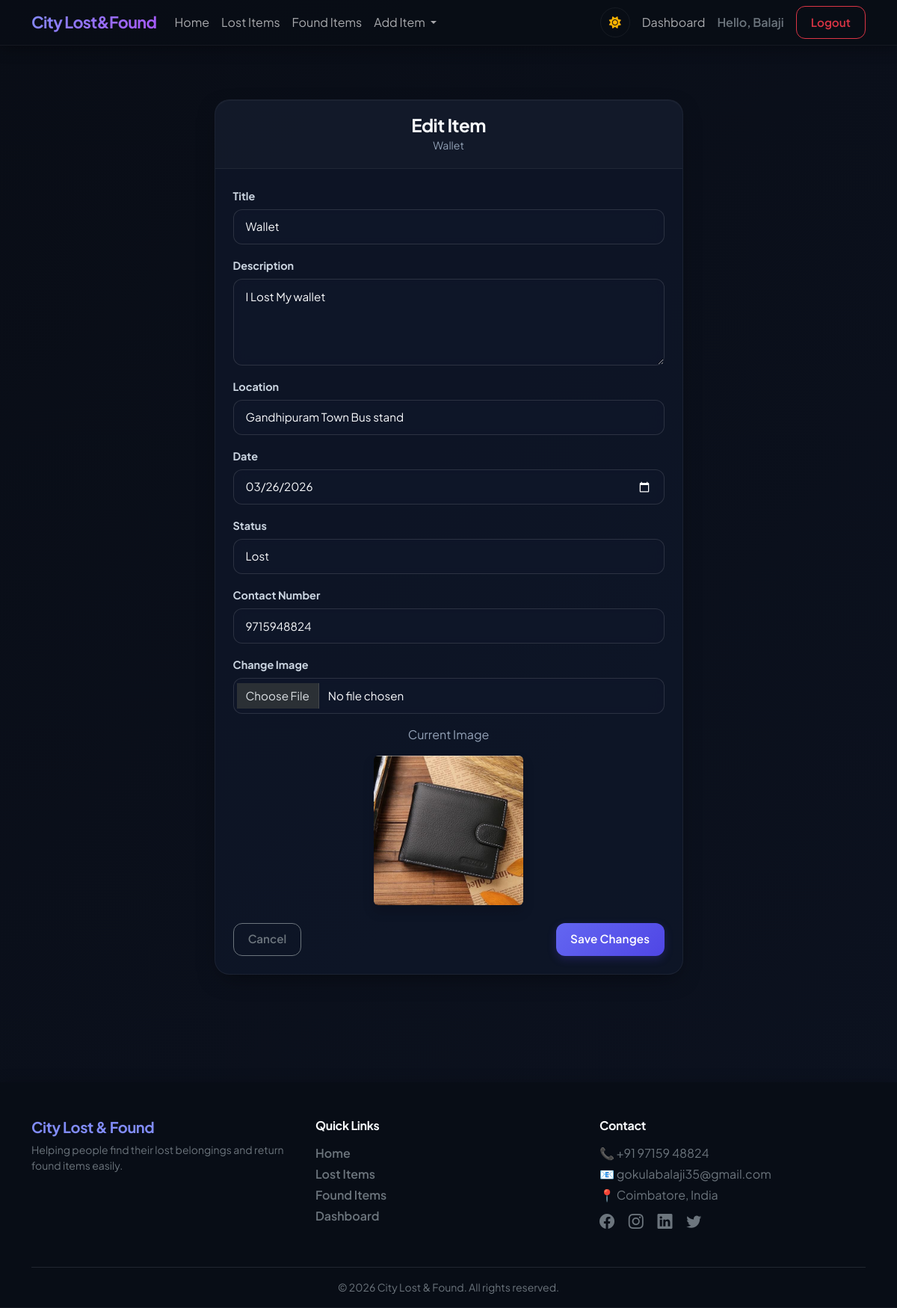
/item/17/edit/ (signed in), run on the app's committed database.
### items/models.py (models this page shows, shortened)
class Item(models.Model):
    STATUS_CHOICES = (
        ('lost', 'Lost'),
        ('found', 'Found'),
    )
    user = models.ForeignKey(User, on_delete=models.CASCADE, null=True, blank=True, related_name='items')
    title = models.CharField(max_length=100)
    description = models.TextField()
    location = models.CharField(max_length=100)
    date = models.DateField()
    contact_number = models.CharField(max_length=15, blank=True, null=True)
    status = models.CharField(max_length=10, choices=STATUS_CHOICES)
    image = models.ImageField(upload_to='items/', null=True, blank=True)

### items/views.py (the view)
# urls.py: path('item/<int:pk>/edit/', views.edit_item, name='edit_item'),
@login_required
@never_cache
def edit_item(request, pk):
    item = get_object_or_404(Item, pk=pk)
    if not (request.user.is_superuser or item.user == request.user):
     return HttpResponseForbidden("You are not allowed to edit this item")
    if request.method == 'POST':
        form = ItemForm(request.POST, request.FILES, instance=item)
        if form.is_valid():
            form.save()
            messages.success(request, "Item updated successfully!")
            return redirect('dashboard')
    else:
        form = ItemForm(instance=item)
    return render(request, 'edit_item.html', {'form': form, 'item': item})

### items/forms.py
class ItemForm(forms.ModelForm):
    class Meta:
        model = Item
        fields = [
            'title',
            'description',
            'location',
            'date',
            'status',
            'image',
            'contact_number'
        ]
        widgets = {
            'title': forms.TextInput(attrs={'class': 'form-control'}),
            'description': forms.Textarea(attrs={'class': 'form-control','rows':3}),
            'location': forms.TextInput(attrs={'class': 'form-control'}),
            'date': forms.DateInput(attrs={'class': 'form-control', 'type': 'date'}),
            'status': forms.Select(attrs={'class': 'form-control'}),
            'image': forms.ClearableFileInput(attrs={'class': 'form-control'}),
            'contact_number': forms.TextInput(attrs={
                'class': 'form-control',
                'placeholder': 'Enter contact number'
            }),
        }

### templates/edit_item.html (shortened to what this page needs)
{% extends 'index.html' %}
{% block content %}
<div class="container py-5">
    <div class="row justify-content-center">
        <div class="col-lg-7 col-md-9">
            <div class="glass-card shadow-lg">
                <div class="card-header text-center">
                    <h4 class="mb-0">Edit Item</h4>
                    <small class="text-muted">{{ item.title }}</small>
                </div>
                <div class="card-body p-4">
                    <form method="POST" enctype="multipart/form-data">
                        <div class="mb-3">
                            <label class="form-label fw-bold">Title</label>
                            <input type="text" name="title" class="form-control" value="{{ item.title }}">
                        </div>
                        <div class="mb-3">
                            <label class="form-label fw-bold">Description</label>
                            <textarea name="description" rows="4" class="form-control">{{ item.description }}</textarea>
                        </div>
                        <div class="mb-3">
                            <label class="form-label fw-bold">Location</label>
                            <input type="text" name="location" class="form-control" value="{{ item.location }}">
                        </div>
                        <div class="mb-3">
                            <label class="form-label fw-bold">Date</label>
                            <input type="date" name="date" class="form-control" value="{{ item.date|date:'Y-m-d' }}">
                        </div>
                        <div class="mb-3">
                            <label class="form-label fw-bold">Status</label>
                            <select name="status" class="form-select">
                                <option value="lost" {% if item.status == 'lost' %}selected{% endif %}>Lost</option>
                            </select>
                        </div>
                        <div class="mb-3">
                            <label class="form-label fw-bold">Contact Number</label>
                            {{ form.contact_number }}
                        </div>
                        <div class="mb-3">
                            <label class="form-label fw-bold">Change Image</label>
                            <input type="file" name="image" class="form-control">
                        </div>
                        {% if item.image %}
                        <div class="mb-4 text-center">
                            <p class="text-muted">Current Image</p>
                            <img src="{{ item.image.url }}" class="img-fluid rounded shadow" style="max-height: 200px;">
                        </div>
                        {% endif %}
                        <div class="d-flex justify-content-between mt-4">
                            <a href="{% url 'item_detail' item.id %}" class="btn btn-outline-secondary">
                                Cancel
                            </a>
                            <button type="submit" class="btn gradient-btn">
                                Save Changes
                            </button>
                        </div>
                    </form>
                </div>
            </div>
        </div>
    </div>
</div>
{% endblock %}

### templates/index.html (shortened to what this page needs)
{% load static %}
<!DOCTYPE html>
<html lang="en" data-bs-theme="light">
<head>
    <link href="https://cdn.jsdelivr.net/npm/bootstrap@5.3.2/dist/css/bootstrap.min.css" rel="stylesheet">
    <link href="https://cdn.jsdelivr.net/npm/bootstrap-icons@1.11.1/font/bootstrap-icons.css" rel="stylesheet">
    <link rel="stylesheet" href="https://cdnjs.cloudflare.com/ajax/libs/font-awesome/6.5.0/css/all.min.css">
    <link href="{% static 'css/style.css' %}" rel="stylesheet">
</head>
<body class="d-flex flex-column min-vh-100 {% block body_class %}{% endblock %} fade-in">
    <nav class="navbar navbar-expand-lg glass-nav sticky-top">
        <div class="container">
            <a class="navbar-brand fw-bold" href="{% url 'home' %}">City Lost&Found</a>
            <div class="collapse navbar-collapse" id="navbarNav">
                <ul class="navbar-nav me-auto">
                    <li class="nav-item">
                        <a class="nav-link" href="{% url 'home' %}">Home</a>
                    </li>
                    <li class="nav-item">
                        <a class="nav-link" href="{% url 'list_items' 'lost' %}">Lost Items</a>
                    </li>
                    <li class="nav-item">
                        <a class="nav-link" href="{% url 'list_items' 'found' %}">Found Items</a>
                    </li>
                    <li class="nav-item dropdown">
                        <a class="nav-link dropdown-toggle" href="#" data-bs-toggle="dropdown">
                            Add Item
                        </a>
                    </li>
                </ul>
                <ul class="navbar-nav align-items-center">
                    <li class="nav-item me-2">
                        <button onclick="toggleTheme()" class="theme-toggle-btn" type="button" aria-label="Toggle theme">
                            <i id="themeIcon" class="fa-solid fa-moon"></i>
                        </button>
                    </li>
                    {% if user.is_authenticated %}
                    <li class="nav-item">
                        <a class="nav-link" href="{% url 'dashboard' %}">Dashboard</a>
                    </li>
                    <li class="nav-item">
                        <span class="nav-link text-secondary fw-semibold">
                            Hello,
                            {% if user.first_name %}
                            {{ user.first_name }}
                            {% else %}
                            {{ user.username }}
                            {% endif %}
                        </span>
                    </li>
                    <li class="nav-item">
                        <form action="{% url 'logout' %}" method="post" class="d-inline">
                            <button type="submit" class="btn btn-outline-danger btn-sm ms-2">Logout</button>
                        </form>
                    </li>
                    {% endif %}
                </ul>
            </div>
        </div>
    </nav>
    <div class="container mt-4 mb-5">
        <main class="flex-grow-1">
            {% block content %}{% endblock %}
        </main>
    </div>
    <footer class="pt-5 pb-3 mt-5 glass-nav text-secondary">
        <div class="container">
            <div class="row">
                <div class="col-md-4 mb-4">
                    <h5 class="fw-bold text-primary">City Lost & Found</h5>
                    <p class="small">
                        Helping people find their lost belongings and return found items easily.
                    </p>
                </div>
                <div class="col-md-4 mb-4">
                    <h6 class="fw-bold mb-3">Quick Links</h6>
                    <ul class="list-unstyled">
                        <li class="mb-1"><a href="{% url 'home' %}" class="text-secondary text-decoration-none">Home</a></li>
                        <li class="mb-1"><a href="{% url 'list_items' 'lost' %}" class="text-secondary text-decoration-none">Lost Items</a></li>
                        <li class="mb-1"><a href="{% url 'list_items' 'found' %}" class="text-secondary text-decoration-none">Found Items</a></li>
                        <li class="mb-1"><a href="{% url 'dashboard' %}" class="text-secondary text-decoration-none">Dashboard</a></li>
                    </ul>
                </div>
                <div class="col-md-4 mb-4">
                    <h6 class="fw-bold mb-3">Contact</h6>
                    <p class="mb-1">📞 +91 97159 48824</p>
                    <p class="mb-1">📧 gokulabalaji35@gmail.com</p>
                    <p class="mb-2">📍 Coimbatore, India</p>
                    <div class="mt-2">
                        <a href="#" class="text-secondary me-3 fs-5"><i class="bi bi-facebook"></i></a>
                        <a href="#" class="text-secondary me-3 fs-5"><i class="bi bi-instagram"></i></a>
                        <a href="#" class="text-secondary me-3 fs-5"><i class="bi bi-linkedin"></i></a>
                        <a href="#" class="text-secondary fs-5"><i class="bi bi-twitter"></i></a>
                    </div>
                </div>
            </div>
            <hr class="border-secondary opacity-25">
            <div class="text-center small">
                © 2026 City Lost & Found. All rights reserved.
            </div>
        </div>
    </footer>
</body>
</html>

### data on the page
Item: title "Wallet", description "I Lost My wallet", location "Gandhipuram Town Bus stand", date "03/26/2026", status "Lost", contact_number "9715948824", image (picture)

### other printed values
{{ user.username }} "Balaji"
